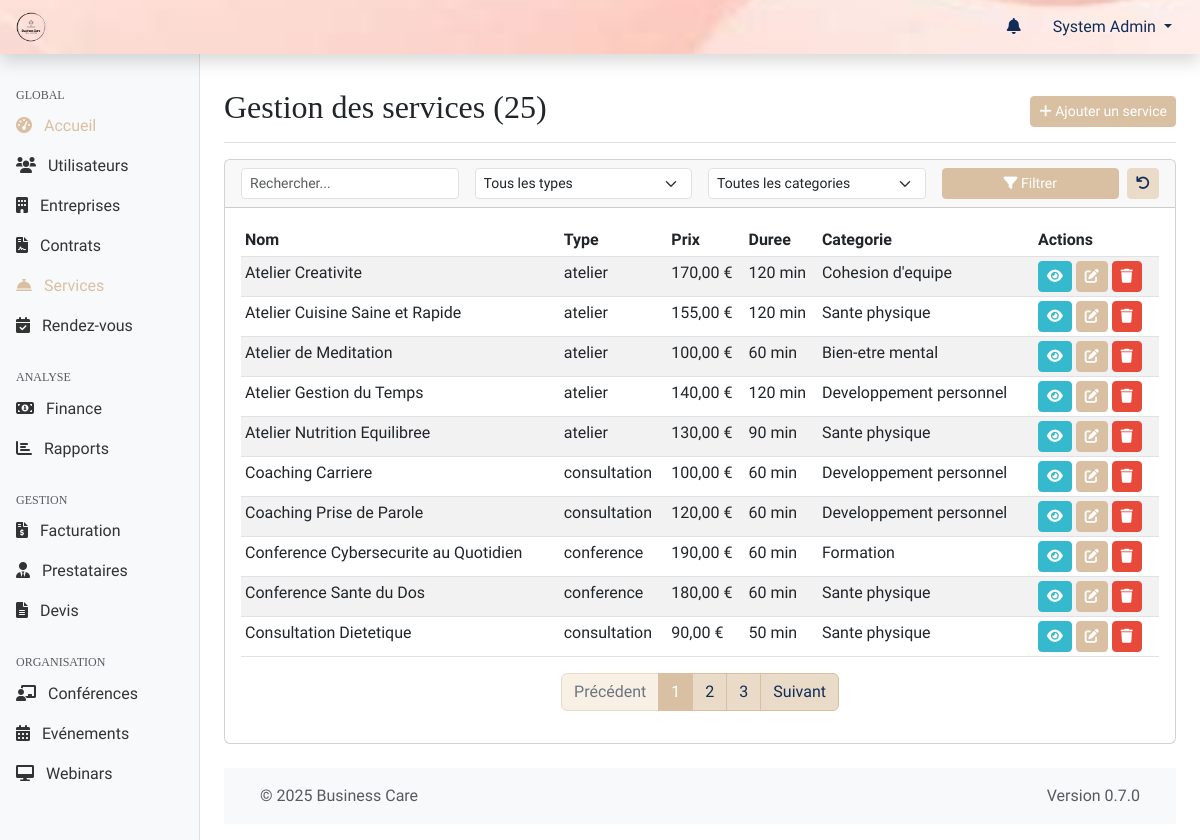
/web-admin/modules/services/index.php (signed in), run on an earlier commit of the app's database.
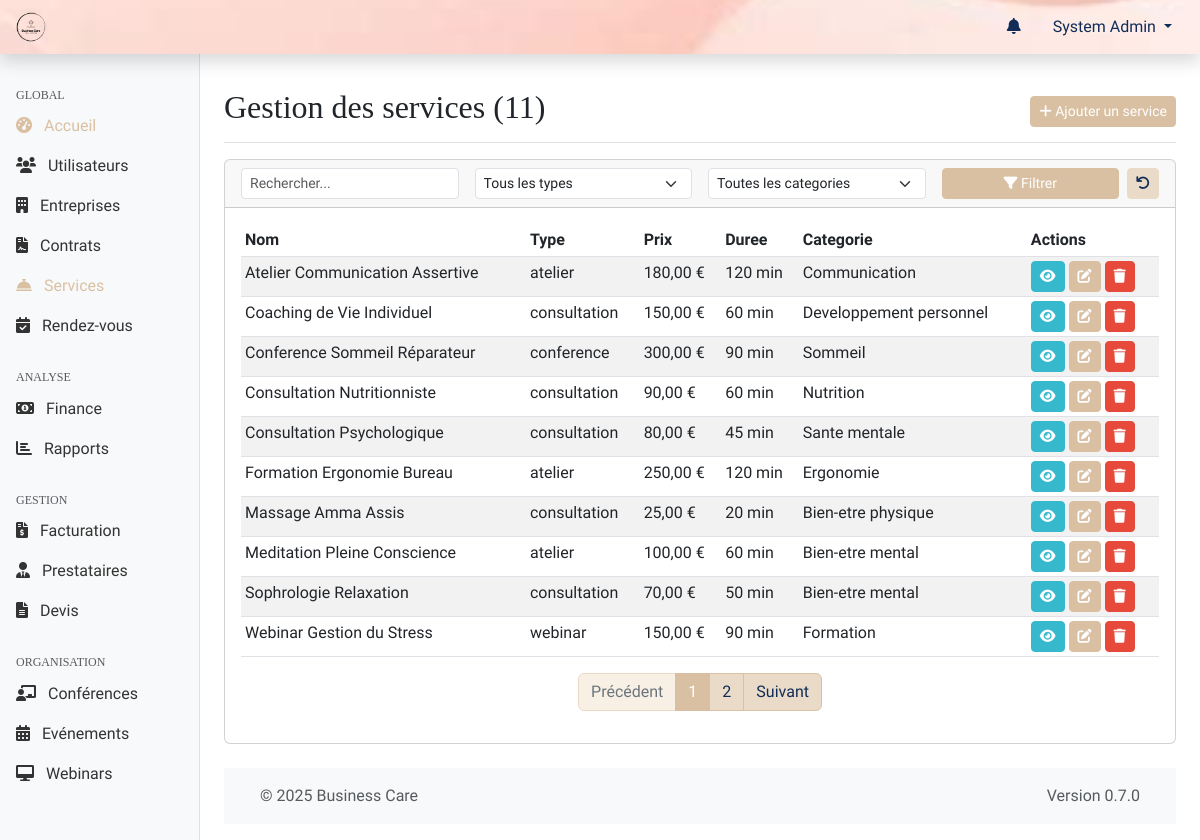
And on a later commit of the database.
### tables this page shows
CREATE TABLE prestations (
    id INT PRIMARY KEY AUTO_INCREMENT,
    nom VARCHAR(255) NOT NULL,
    description TEXT,
    prix DECIMAL(10,2) NOT NULL,
    duree INT,
    type ENUM('conference', 'webinar', 'atelier', 'consultation', 'evenement', 'autre') NOT NULL,
    categorie VARCHAR(100),
    niveau_difficulte ENUM('debutant', 'intermediaire', 'avance'),
    capacite_max INT,
    materiel_necessaire TEXT,
    prerequis TEXT,
    created_at TIMESTAMP DEFAULT CURRENT_TIMESTAMP,
    updated_at TIMESTAMP DEFAULT CURRENT_TIMESTAMP ON UPDATE CURRENT_TIMESTAMP,
    INDEX idx_type (type),
    INDEX idx_categorie (categorie)
);

### web-admin/includes/page_functions/modules/services.php (called while the page is built, shortened)
<?php
function servicesGetList($page = 1, $perPage = DEFAULT_ITEMS_PER_PAGE, $search = '', $type = '', $category = '') {
    $whereClauses = [];
    $params = [];
    $whereSql = !empty($whereClauses) ? implode(' AND ', $whereClauses) : '1';
    $countSql = "SELECT COUNT(id) FROM " . TABLE_PRESTATIONS . " WHERE {$whereSql}";
    $totalServices = executeQuery($countSql, $params)->fetchColumn();
    $totalPages = ceil($totalServices / $perPage);
    $page = max(1, min($page, $totalPages));
    $offset = ($page - 1) * $perPage;
    $sql = "SELECT * FROM " . TABLE_PRESTATIONS . " WHERE {$whereSql} ORDER BY nom ASC LIMIT ?, ?";
    $params[] = $offset;
    $params[] = $perPage;
    $services = executeQuery($sql, $params)->fetchAll();
    return [
        'services' => $services,
        'currentPage' => $page,
        'totalPages' => $totalPages,
        'totalItems' => $totalServices,
        'perPage' => $perPage
    ];
}

### shared/web-admin/db.php (called while the page is built, shortened)
<?php
function getDbConnection()
{
    static $pdo = null;
    if ($pdo === null) {
        $dsn = "mysql:host=" . DB_HOST . ";dbname=" . DB_NAME . ";charset=" . DB_CHARSET;
        $options = [
            PDO::ATTR_ERRMODE => PDO::ERRMODE_EXCEPTION,
            PDO::ATTR_DEFAULT_FETCH_MODE => PDO::FETCH_ASSOC,
            PDO::ATTR_EMULATE_PREPARES => false,
        ];
        try {
            $pdo = new PDO($dsn, DB_USER, DB_PASS, $options);
        } catch (PDOException $e) {
            die("[FAILURE] Connexion à la base de données impossible. Veuillez réessayer plus tard. ERREUR: " . $e->getMessage());
        }
    }
    return $pdo;
}
function executeQuery($sql, $params = [])
{
    try {
        $pdo = getDbConnection();
        $stmt = $pdo->prepare($sql);
        $stmt->execute($params);
        return $stmt;
    } catch (PDOException $e) {
        die("[FAILURE] Impossible d'exécuter la requête: " . $e->getMessage());
    }
}

### web-admin/modules/services/index.php (the view, shortened to what the changed rows need)
<?php
require_once '../../includes/page_functions/modules/services.php';
$queryData = getQueryData();
$page = $queryData['page'] ?? 1;
$search = $queryData['search'] ?? '';
$type = $queryData['type'] ?? '';
$category = $queryData['category'] ?? '';
$listResult = servicesGetList($page, 10, $search, $type, $category);
$services = $listResult['services'];
$totalPages = $listResult['totalPages'];
$totalServices = $listResult['totalItems'];
$page = $listResult['currentPage'];
$itemsPerPage = $listResult['perPage'];
$pageTitle = "Gestion des services ({$totalServices})";
include_once '../../templates/header.php';
?>
<div class="container-fluid">
    <div class="row">
        <main class="col-md-9 ms-sm-auto col-lg-10 px-md-4">
            <div class="d-flex justify-content-between flex-wrap flex-md-nowrap align-items-center pt-3 pb-2 mb-3 border-bottom">
                <h1 class="h2"><?php echo $pageTitle; ?></h1>
                <div class="btn-toolbar mb-2 mb-md-0">
                    <a href="<?php echo WEBADMIN_URL; ?>/modules/services/add.php" class="btn btn-sm btn-primary">
                    </a>
                </div>
            </div>
            <div class="card mb-4">
                <div class="card-body">
                    <?php if (count($services) > 0): ?>
                        <div class="table-responsive">
                            <table class="table table-striped table-hover table-sm">
                                <thead>
                                    <tr>
                                        <th>Nom</th>
                                        <th>Type</th>
                                        <th>Prix</th>
                                        <th>Duree</th>
                                        <th>Categorie</th>
                                        <th>Actions</th>
                                    </tr>
                                </thead>
                                <tbody>
                                    <?php foreach ($services as $service): ?>
                                        <tr>
                                            <td><?php echo htmlspecialchars($service['nom']); ?></td>
                                            <td><?php echo htmlspecialchars($service['type']); ?></td>
                                            <td><?php echo formatCurrency($service['prix']); ?></td>
                                            <td><?php echo $service['duree'] ? htmlspecialchars($service['duree']) . ' min' : '-'; ?></td>
                                            <td><?php echo htmlspecialchars($service['categorie'] ?: '-'); ?></td>
                                            <td class="table-actions">
                                                <a href="<?php echo WEBADMIN_URL; ?>/modules/services/view.php?id=<?php echo $service['id']; ?>" class="btn btn-sm btn-info" data-bs-toggle="tooltip" title="Voir">
                                                    <i class="fas fa-eye"></i>
                                                </a>
                                                <a href="<?php echo WEBADMIN_URL; ?>/modules/services/edit.php?id=<?php echo $service['id']; ?>" class="btn btn-sm btn-primary" data-bs-toggle="tooltip" title="Modifier">
                                                    <i class="fas fa-edit"></i>
                                                </a>
                                                <a href="<?php echo WEBADMIN_URL; ?>/modules/services/delete.php?id=<?php echo $service['id']; ?>&csrf_token=<?php echo generateToken(); ?>" class="btn btn-sm btn-danger btn-delete" data-bs-toggle="tooltip" title="Supprimer">
                                                    <i class="fas fa-trash"></i>
                                                </a>
                                            </td>
                                        </tr>
                                    <?php endforeach; ?>
                                </tbody>
                            </table>
                        </div>
                        <?php
                        $paginationInfo = [
                            'currentPage' => $page,
                            'totalPages' => $totalPages,
                            'totalItems' => $totalServices,
                            'itemsPerPage' => $itemsPerPage
                        ];
                        $urlPattern = WEBADMIN_URL . '/modules/services/index.php?search=' . urlencode($search) . '&type=' . urlencode($type) . '&category=' . urlencode($category) . '&page={page}';
                        ?>
                        <div class="d-flex justify-content-center">
                            <?php echo renderPagination($paginationInfo, $urlPattern); ?>
                        </div>
                    <?php endif; ?>
                </div>
            </div>
            <?php include_once '../../templates/footer.php'; ?>
        </main>
    </div>
</div>

### shared/web-admin/functions.php (shortened to what the changed rows need)
<?php
require_once 'db.php';
function sanitizeInput($input)
{
    return $input;
}
function getQueryData()
{
    return sanitizeInput($_GET);
}
function generateToken()
{
    return $_SESSION['csrf_token'];
}
function renderPagination($pagination, $urlPattern)
{
    $html = '<nav aria-label="Page navigation"><ul class="pagination">';
    $prevDisabled = $pagination['currentPage'] <= 1 ? ' disabled' : '';
    $prevUrl = str_replace('{page}', $pagination['currentPage'] - 1, $urlPattern);
    $html .= '<li class="page-item' . $prevDisabled . '"><a class="page-link" href="' . $prevUrl . '">Précédent</a></li>';
    $startPage = max(1, $pagination['currentPage'] - 2);
    $endPage = min($pagination['totalPages'], $pagination['currentPage'] + 2);
    for ($i = $startPage; $i <= $endPage; $i++) {
        $active = $i == $pagination['currentPage'] ? ' active' : '';
        $url = str_replace('{page}', $i, $urlPattern);
        $html .= '<li class="page-item' . $active . '"><a class="page-link" href="' . $url . '">' . $i . '</a></li>';
    }
    $nextDisabled = $pagination['currentPage'] >= $pagination['totalPages'] ? ' disabled' : '';
    $nextUrl = str_replace('{page}', $pagination['currentPage'] + 1, $urlPattern);
    $html .= '<li class="page-item' . $nextDisabled . '"><a class="page-link" href="' . $nextUrl . '">Suivant</a></li>';
    $html .= '</ul></nav>';
    return $html;
}
function formatCurrency($amount, $currencySymbol = '€') {
    return number_format($amount, 2, ',', ' ') . ' ' . $currencySymbol;
}

What changed in the data, as far as the page shows it:
removed prestations: nom "Atelier Creativite", type "atelier", prix "170,00 €", duree "120", categorie "Cohesion d'equipe"
removed prestations: nom "Atelier Cuisine Saine et Rapide", type "atelier", prix "155,00 €", duree "120", categorie "Sante physique"
removed prestations: nom "Atelier Gestion du Temps", type "atelier", prix "140,00 €", duree "120", categorie "Developpement personnel"
removed prestations: nom "Coaching Prise de Parole", type "consultation", prix "120,00 €", duree "60", categorie "Developpement personnel"
removed prestations: nom "Conference Cybersecurite au Quotidien", type "conference", prix "190,00 €", duree "60", categorie "Formation"
removed prestations: nom "Conference Sante du Dos", type "conference", prix "180,00 €", duree "60", categorie "Sante physique"
now on this page (row edited): prestations: nom "Atelier Communication Assertive", type "atelier", prix "180,00 €", duree "120", categorie "Communication"
changed prestations: nom "Atelier Nutrition Equilibree" → "Coaching de Vie Individuel"; type "atelier" → "consultation"; prix "130,00 €" → "150,00 €"; duree "90" → "60"; categorie "Sante physique" → "Developpement personnel"; moves up the list
now on this page (row edited): prestations: nom "Conference Sommeil Réparateur", type "conference", prix "300,00 €", duree "90", categorie "Sommeil"
changed prestations: nom "Atelier de Meditation" → "Consultation Nutritionniste"; type "atelier" → "consultation"; prix "100,00 €" → "90,00 €"; categorie "Bien-etre mental" → "Nutrition"
now on this page (row unchanged): prestations: nom "Consultation Psychologique", type "consultation", prix "80,00 €", duree "45", categorie "Sante mentale"
changed prestations: nom "Coaching Carriere" → "Formation Ergonomie Bureau"; type "consultation" → "atelier"; prix "100,00 €" → "250,00 €"; duree "60" → "120"; categorie "Developpement personnel" → "Ergonomie"
changed prestations: nom "Consultation Dietetique" → "Massage Amma Assis"; prix "90,00 €" → "25,00 €"; duree "50" → "20"; categorie "Sante physique" → "Bien-etre physique"
now on this page (row edited): prestations: nom "Meditation Pleine Conscience", type "atelier", prix "100,00 €", duree "60", categorie "Bien-etre mental"
now on this page (row edited): prestations: nom "Sophrologie Relaxation", type "consultation", prix "70,00 €", duree "50", categorie "Bien-etre mental"
now on this page (row unchanged): prestations: nom "Webinar Gestion du Stress", type "webinar", prix "150,00 €", duree "90", categorie "Formation"
Also different on the page:
$pageTitle: "Gestion des services (25)" → "Gestion des services (11)"
list line gone: "3"
